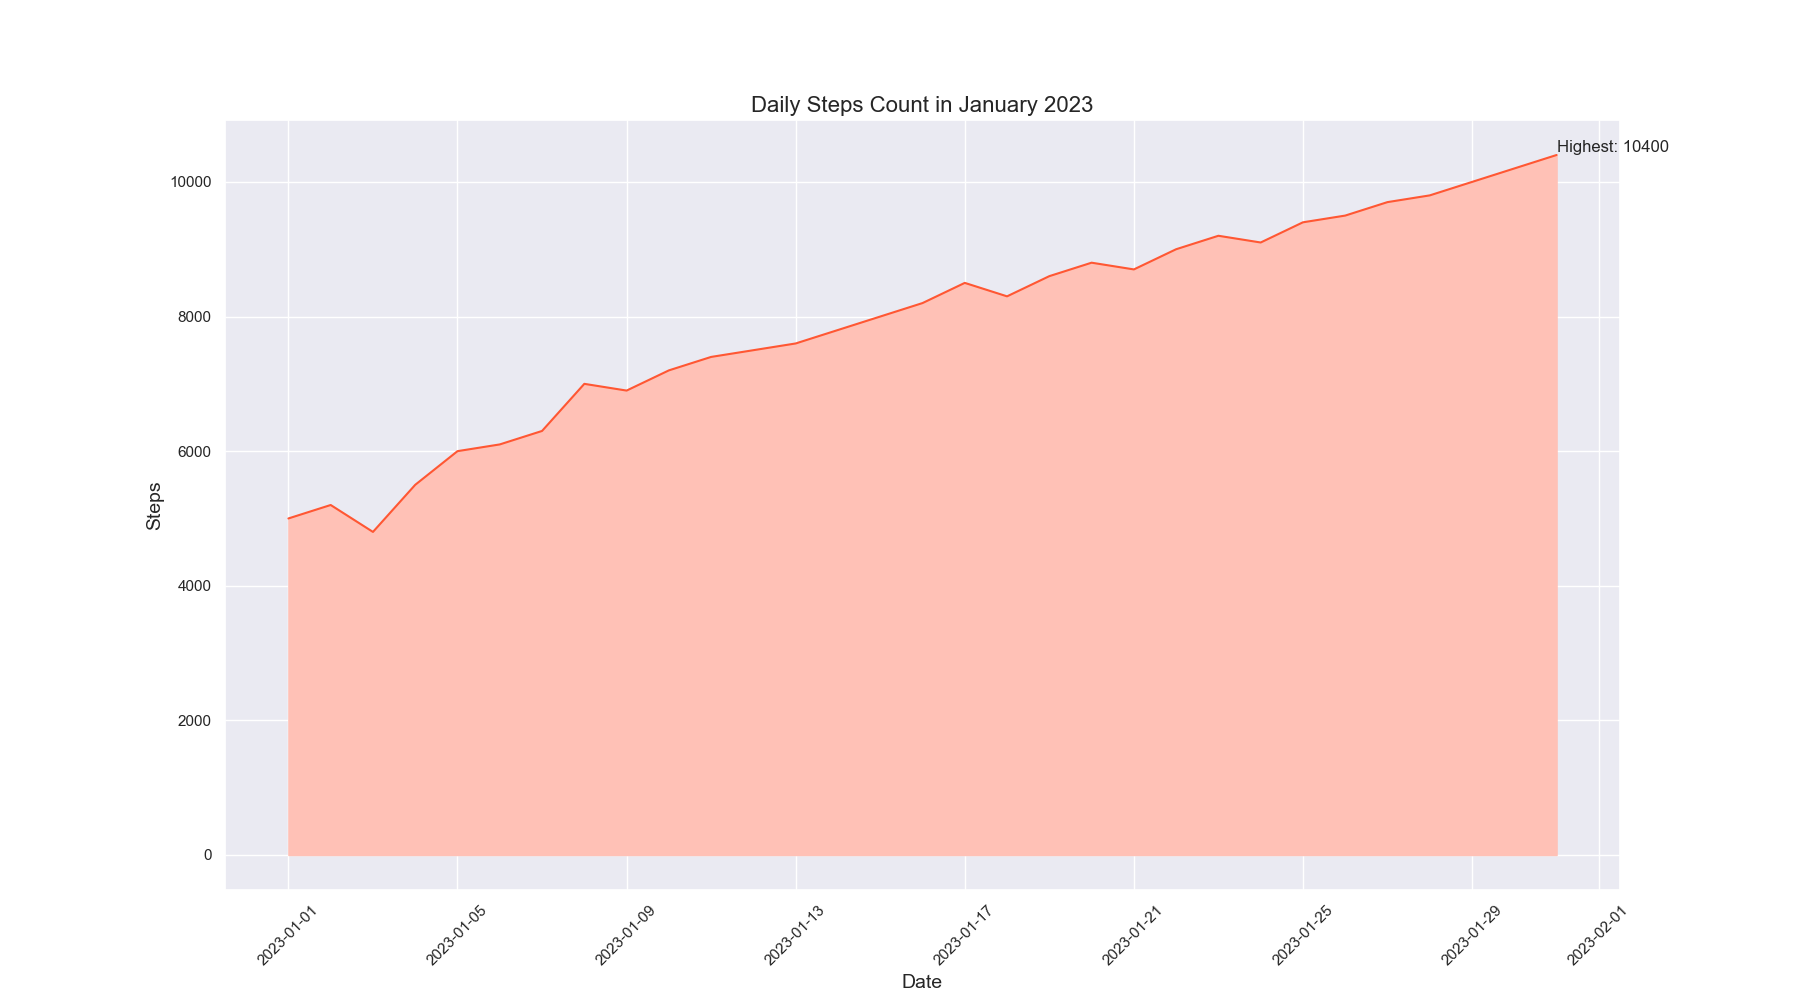

Here is the Python script that generated this plot:

import seaborn as sns
import pandas as pd
import matplotlib.pyplot as plt

data = {
    'Date': ["2023-01-01", "2023-01-02", "2023-01-03", "2023-01-04", "2023-01-05",
             "2023-01-06", "2023-01-07", "2023-01-08", "2023-01-09", "2023-01-10",
             "2023-01-11", "2023-01-12", "2023-01-13", "2023-01-14", "2023-01-15",
             "2023-01-16", "2023-01-17", "2023-01-18", "2023-01-19", "2023-01-20",
             "2023-01-21", "2023-01-22", "2023-01-23", "2023-01-24", "2023-01-25",
             "2023-01-26", "2023-01-27", "2023-01-28", "2023-01-29", "2023-01-30",
             "2023-01-31"],
    'Steps': [5000, 5200, 4800, 5500, 6000, 6100, 6300, 7000, 6900, 7200, 7400, 7500,
              7600, 7800, 8000, 8200, 8500, 8300, 8600, 8800, 8700, 9000, 9200, 9100,
              9400, 9500, 9700, 9800, 10000, 10200, 10400]
}

df = pd.DataFrame(data)
df['Date'] = pd.to_datetime(df['Date'])

plt.figure(figsize=(18, 10))

sns.lineplot(data=df, x='Date', y='Steps', color='#ff5733')
plt.fill_between(df['Date'], df['Steps'], color="#ffc1b6")

plt.xticks(rotation=45)

highest_steps_date = df.loc[df['Steps'].idxmax(), 'Date']
highest_steps = df['Steps'].max()
plt.text(highest_steps_date, highest_steps, f'Highest: {highest_steps}', ha='left', va='bottom')

plt.title("Daily Steps Count in January 2023", fontsize=16)
plt.xlabel("Date", fontsize=14)
plt.ylabel("Steps", fontsize=14)

plt.show()
